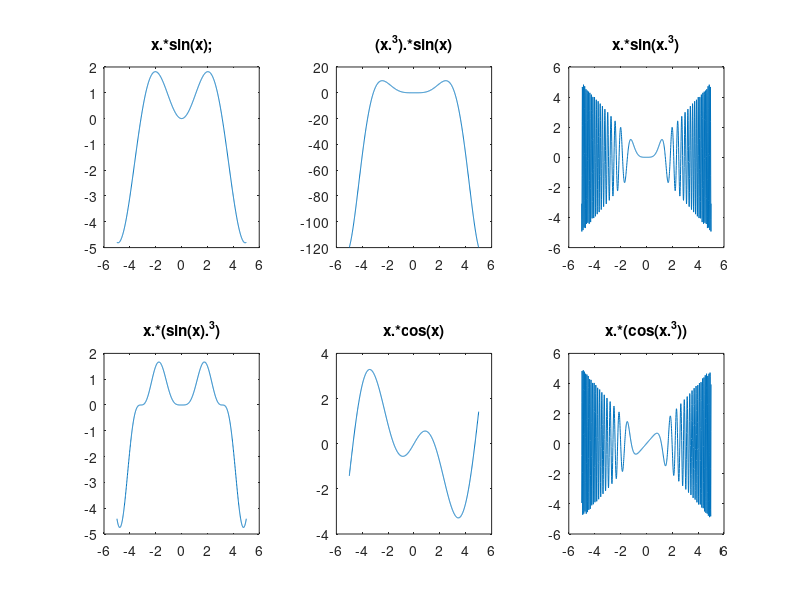

The MATLAB source for this figure:
clear;
x=-5:0.01:5;
subplot (2, 3, 1);
for j=1:1:length(x)
    y(j)=x(j).*sin(x(j));
endfor;
plot(x, y)
title("x.*sin(x);")


subplot (2, 3, 2);
for j=1:1:length(x)
    y(j)=(x(j).^3).*sin(x(j));
endfor;
plot(x, y)
title("(x.^3).*sin(x)")


subplot (2, 3, 3);
for j=1:1:length(x)
    y(j)=x(j).*sin(x(j).^3);
endfor;
plot(x, y)
title("x.*sin(x.^3)")



subplot (2, 3, 4);
for j=1:1:length(x)
    y(j)=x(j).*(sin(x(j)).^3);
endfor;
plot(x, y)
title("x.*(sin(x).^3)")



subplot (2, 3, 5);
for j=1:1:length(x)
    y(j)=x(j).*cos(x(j));
endfor;
plot(x, y)
title("x.*cos(x)")



subplot (2, 3, 6);
for j=1:1:length(x)
    y(j)=x(j).*(cos(x(j).^3));
endfor;
plot(x, y)
title("x.*(cos(x.^3))")

